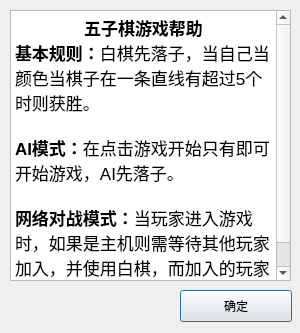
<?xml version="1.0" encoding="UTF-8"?>
<ui version="4.0">
 <class>helpDiglog</class>
 <widget class="QDialog" name="helpDiglog">
  <property name="geometry">
   <rect>
    <x>0</x>
    <y>0</y>
    <width>300</width>
    <height>333</height>
   </rect>
  </property>
  <property name="windowTitle">
   <string>帮助</string>
  </property>
  <widget class="QTextBrowser" name="textBrowser">
   <property name="geometry">
    <rect>
     <x>10</x>
     <y>10</y>
     <width>281</width>
     <height>271</height>
    </rect>
   </property>
   <property name="html">
    <string>&lt;!DOCTYPE HTML PUBLIC &quot;-//W3C//DTD HTML 4.0//EN&quot; &quot;http://www.w3.org/TR/REC-html40/strict.dtd&quot;&gt;
&lt;html&gt;&lt;head&gt;&lt;meta name=&quot;qrichtext&quot; content=&quot;1&quot; /&gt;&lt;style type=&quot;text/css&quot;&gt;
p, li { white-space: pre-wrap; }
&lt;/style&gt;&lt;/head&gt;&lt;body style=&quot; font-family:'SimSun'; font-size:9pt; font-weight:400; font-style:normal;&quot;&gt;
&lt;p align=&quot;center&quot; style=&quot; margin-top:0px; margin-bottom:0px; margin-left:0px; margin-right:0px; -qt-block-indent:0; text-indent:0px;&quot;&gt;&lt;span style=&quot; font-family:'.AppleSystemUIFont'; font-size:13pt; font-weight:600;&quot;&gt;五子棋游戏帮助&lt;/span&gt;&lt;/p&gt;
&lt;p style=&quot; margin-top:0px; margin-bottom:0px; margin-left:0px; margin-right:0px; -qt-block-indent:0; text-indent:0px;&quot;&gt;&lt;span style=&quot; font-family:'.AppleSystemUIFont'; font-size:13pt; font-weight:600;&quot;&gt;基本规则：&lt;/span&gt;&lt;span style=&quot; font-family:'.AppleSystemUIFont'; font-size:13pt;&quot;&gt;白棋先落子，当自己当颜色当棋子在一条直线有超过5个时则获胜。&lt;/span&gt;&lt;/p&gt;
&lt;p style=&quot; margin-top:0px; margin-bottom:0px; margin-left:0px; margin-right:0px; -qt-block-indent:0; text-indent:0px;&quot;&gt;&lt;span style=&quot; font-family:'.AppleSystemUIFont'; font-size:13pt; font-weight:600;&quot;&gt;      &lt;/span&gt;&lt;/p&gt;
&lt;p style=&quot; margin-top:0px; margin-bottom:0px; margin-left:0px; margin-right:0px; -qt-block-indent:0; text-indent:0px;&quot;&gt;&lt;span style=&quot; font-family:'.AppleSystemUIFont'; font-size:13pt; font-weight:600;&quot;&gt;AI模式：&lt;/span&gt;&lt;span style=&quot; font-family:'.AppleSystemUIFont'; font-size:13pt;&quot;&gt;在点击游戏开始只有即可开始游戏，AI先落子。&lt;/span&gt;&lt;/p&gt;
&lt;p style=&quot;-qt-paragraph-type:empty; margin-top:0px; margin-bottom:0px; margin-left:0px; margin-right:0px; -qt-block-indent:0; text-indent:0px; font-family:'.AppleSystemUIFont'; font-size:13pt; font-weight:600;&quot;&gt;&lt;br /&gt;&lt;/p&gt;
&lt;p style=&quot; margin-top:0px; margin-bottom:0px; margin-left:0px; margin-right:0px; -qt-block-indent:0; text-indent:0px;&quot;&gt;&lt;span style=&quot; font-family:'.AppleSystemUIFont'; font-size:13pt; font-weight:600;&quot;&gt;网络对战模式：&lt;/span&gt;&lt;span style=&quot; font-family:'.AppleSystemUIFont'; font-size:13pt;&quot;&gt;当玩家进入游戏时，如果是主机则需等待其他玩家加入，并使用白棋，而加入的玩家后手且使用黑棋。&lt;/span&gt;&lt;/p&gt;&lt;/body&gt;&lt;/html&gt;</string>
   </property>
  </widget>
  <widget class="QPushButton" name="btn_yes">
   <property name="geometry">
    <rect>
     <x>180</x>
     <y>290</y>
     <width>112</width>
     <height>32</height>
    </rect>
   </property>
   <property name="text">
    <string>确定</string>
   </property>
  </widget>
 </widget>
 <resources/>
 <connections/>
</ui>
